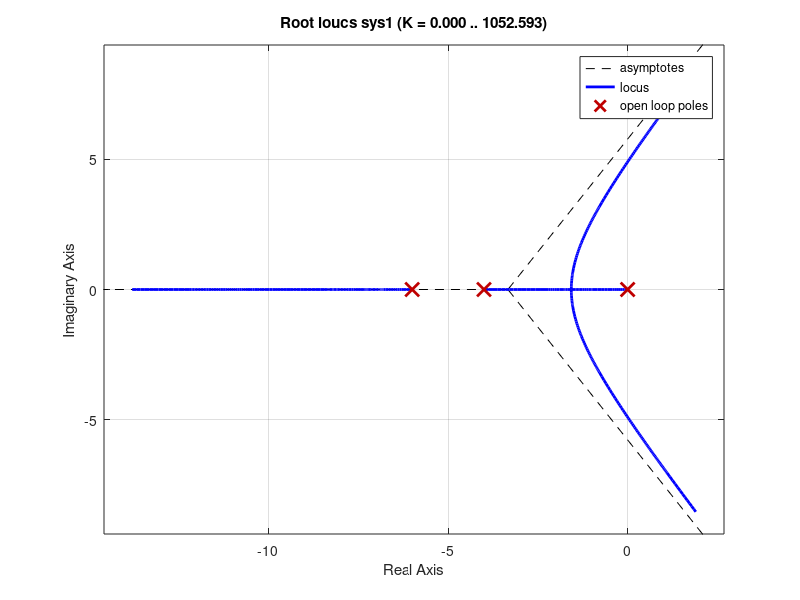

Here is the MATLAB script that generated this plot: (Note: this script raises an error after producing the figure.)
clc;clear;
%DESIGN OF PD CONTROLLER
%uncompensated system
num=[1] ;
den=conv(conv([1 0],[1 4]),[1 6]);
sys1=tf(num,den);
figure,rlocus(sys1)
pos=16;wn=0;
%z=solve('exp((-z*pi)/(sqrt(1-z^2)))=0.2');
z=-log(pos/100)/sqrt(pi^2+[log(pos/100)]^2);
sgrid(z,wn);
[K,P]=rlocfind(sys1);
%sys2=feedback(sys1,1);
%pzmap(sys2)

%wn1=imag(P(2))/(sqrt(1-z^2))
TS=4/abs(real(P(2)));

%DESIGN OF COMPENSATOR
%REAL PART OF DOMINANT POLES OF COMPENSATED SYSTEM 
S1=-4/(TS/3);
%IMAGINARY PART
WD=(-S1*sqrt(1-z^2))/z;
%desired compensated dominant pole
P2=S1+WD*j;
%to find the location of zero
%w.r.t the dominant closed loop poles sum of angle contribution of 
%open loop poles
%Q=pole(sys1)
%AC=(tan((WD)/(Q(1)-abs(S1))+(tan((WD-Q(1))/abs(S1))
an_p=(180/pi)*(angle(polyval(num,P2)/polyval(den,P2)))
PD_angle=180-an_p;
zc=(imag(P2)/tan(PD_angle*pi/180))-(real(P2));
%PD CONTROLLER
sysc=tf([1 zc],[0 1]);
%compensated system
SC=sys1*sysc;
figure,rlocus(SC)
sgrid(z,wn)

[K1,P1]=rlocfind(SC);
SCC=feedback(K1*SC,1)
figure(1)
step(SCC)
hold on
SCU=feedback(K*sys1,1);
step(SCU)
